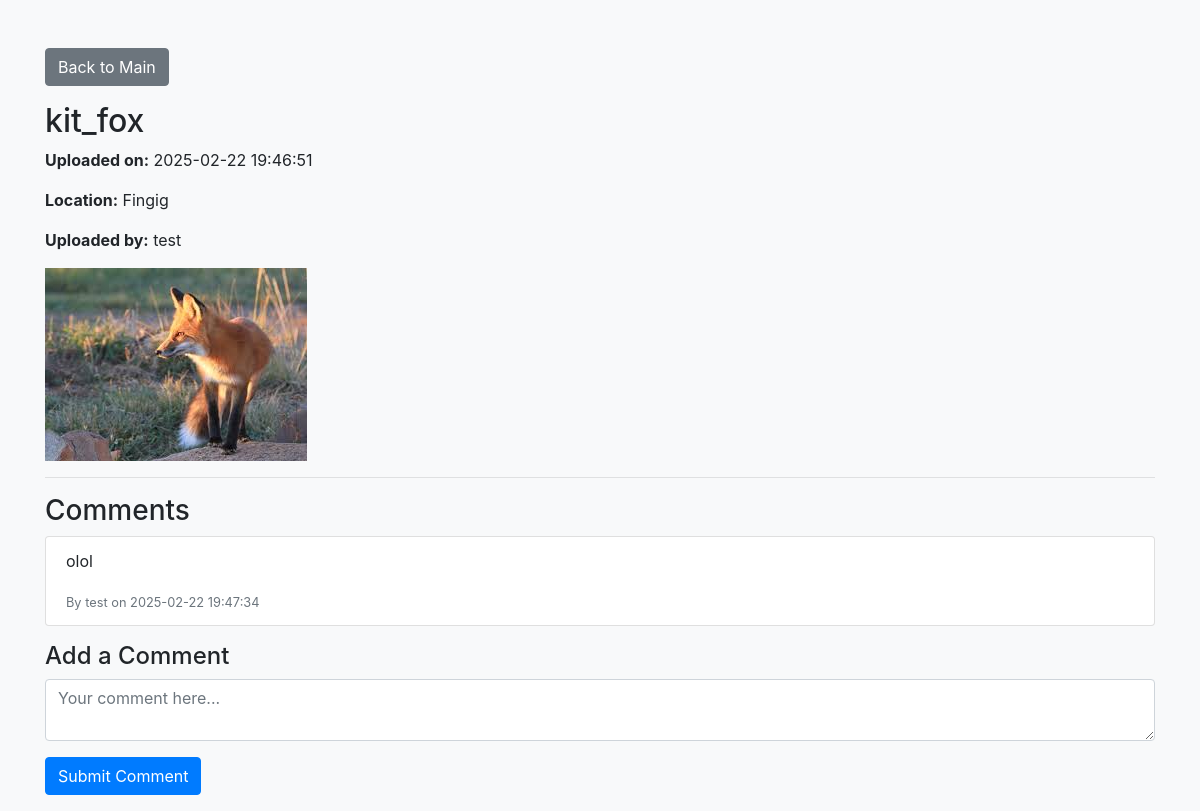
The app's page /upload/1 (signed in) with its own data.
### app.py (models this page shows, shortened)
class ImageResult(db.Model):
    user = db.relationship('User', backref='uploads')
    likes = db.relationship('Like', backref='upload', lazy='dynamic')
    id = db.Column(db.Integer, primary_key=True)
    filename = db.Column(db.String(200), nullable=False)
    label = db.Column(db.String(100), nullable=False)
    summary_text = db.Column(db.Text, nullable=True)
    stats_json = db.Column(db.Text, nullable=True)
    upload_time = db.Column(db.DateTime, default=datetime.utcnow)
    user_id = db.Column(db.Integer, db.ForeignKey('user.id'))  # Link to User
    location = db.Column(db.String(100), nullable=True)  # NEW field for area
    latitude = db.Column(db.Float, nullable=True)
    longitude = db.Column(db.Float, nullable=True)
    user = db.relationship('User', backref='uploads')
    likes = db.relationship('Like', backref='upload', lazy='dynamic')

class User(db.Model, UserMixin):
    id = db.Column(db.Integer, primary_key=True)
    username = db.Column(db.String(150), unique=True, nullable=False)
    password_hash = db.Column(db.String(200), nullable=False)
    points = db.Column(db.Integer, default=0)  # points earned for uploads

class Comment(db.Model):
    id = db.Column(db.Integer, primary_key=True)
    content = db.Column(db.Text, nullable=False)
    timestamp = db.Column(db.DateTime, default=datetime.utcnow)
    user_id = db.Column(db.Integer, db.ForeignKey('user.id'), nullable=False)
    image_result_id = db.Column(db.Integer, db.ForeignKey('image_result.id'), nullable=False)
    user = db.relationship('User', backref='comments')
    image_result = db.relationship('ImageResult', backref='comments')

### app.py (the view, shortened to what this page needs)
@app.route('/upload/<int:upload_id>', methods=['GET', 'POST'])
@login_required
def upload_detail(upload_id):
    upload = ImageResult.query.get_or_404(upload_id)
    comments = Comment.query.filter_by(image_result_id=upload_id).order_by(Comment.timestamp.asc()).all()
    return render_template('upload_detail.html', upload=upload, comments=comments)

### app.py (called while the page is built)
@login_manager.user_loader
def load_user(user_id):
    return User.query.get(int(user_id))

### templates/upload_detail.html (shortened to what this page needs)
<!doctype html>
<html lang="en">
<head>
  <link rel="stylesheet" href="https://stackpath.bootstrapcdn.com/bootstrap/4.5.2/css/bootstrap.min.css">
</head>
<body class="bg-light">
  <div class="container mt-5">
    <a href="{{ url_for('main') }}" class="btn btn-secondary mb-3">Back to Main</a>
    <h2>{{ upload.label }}</h2>
    <p><strong>Uploaded on:</strong> {{ upload.upload_time.strftime('%Y-%m-%d %H:%M:%S') }}</p>
    {% if upload.location %}
      <p><strong>Location:</strong> {{ upload.location }}</p>
    {% endif %}
    <p><strong>Uploaded by:</strong> {{ upload.user.username }}</p>
    <img src="{{ url_for('static', filename='uploads/' + upload.filename) }}" alt="Image" class="img-fluid" style="max-width:500px;">
    <hr>
    <h3>Comments</h3>
    {% if comments %}
      <ul class="list-group mb-3">
        {% for comment in comments %}
          <li class="list-group-item">
            <p>{{ comment.content }}</p>
            <small class="text-muted">By {{ comment.user.username }} on {{ comment.timestamp.strftime('%Y-%m-%d %H:%M:%S') }}</small>
          </li>
        {% endfor %}
      </ul>
    {% else %}
      <p>No comments yet. Be the first to comment!</p>
    {% endif %}
    <h4>Add a Comment</h4>
    <form method="post" class="mb-3">
      <div class="form-group">
        <textarea name="content" class="form-control" placeholder="Your comment here..." required></textarea>
      </div>
      <button type="submit" class="btn btn-primary">Submit Comment</button>
    </form>
  </div>
</body>
</html>

### records on screen
ImageResult: label "kit_fox", upload_time "2025-02-22 19:46:51", location "Fingig", filename (picture)
User: user.username "test"
Comment: content "olol", user.username "test", timestamp "2025-02-22 19:47:34"
